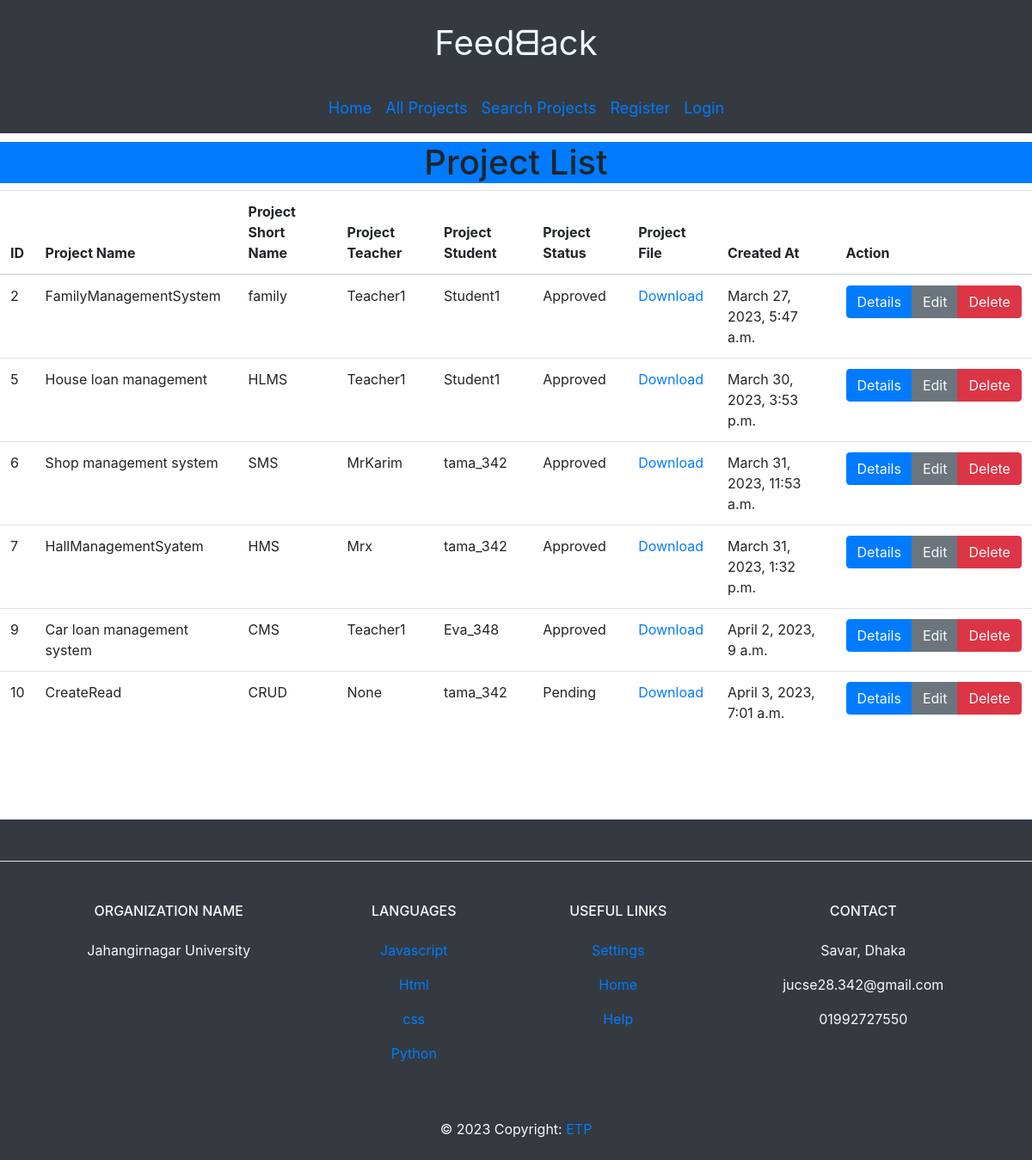
/project_list/, run on the app's committed database.
### Backend_Management_App/models.py (models this page shows)
class Project(models.Model):
    name = models.CharField(max_length=255)
    short_name = models.CharField(max_length=50, unique=True)
    description = models.TextField()
    file = models.FileField(upload_to='projects')
    approved = models.BooleanField(default=False)
    status_data = ((1, "APPROVED"), (2, "REJECTED"), (0, "PENDING"))
    status = models.CharField(default=0, choices=status_data, max_length=20)
    teacher = models.ForeignKey(User, on_delete=models.CASCADE, related_name='projects', null=True , limit_choices_to={'is_teacher': True})
    students = models.ForeignKey(User, on_delete=models.CASCADE, related_name='student_projects', blank=True)
    created_at = models.DateTimeField(auto_now_add=True)
    updated_at = models.DateTimeField(auto_now=True)

class User(AbstractUser):
    USER_TYPE_CHOICES = (
        ('teacher', 'Teacher'),
        ('student', 'Student'),
    )
    user_type = models.CharField(
        max_length=10,
        choices=USER_TYPE_CHOICES,
        blank=True,
        null=True,
    )
    groups = models.ManyToManyField(
        Group,
        verbose_name=_('groups'),
        blank=True,
        related_name='backend_management_users_groups',
        related_query_name='user',
        help_text=_('The groups this user belongs to. A user will get all permissions '
                    'granted to each of their groups.'),
    )
    user_permissions = models.ManyToManyField(
        Permission,
        verbose_name=_('user permissions'),
        blank=True,
        related_name='backend_management_users_permissions',
        related_query_name='user',
        help_text=_('Specific permissions for this user.'),
    )

### Backend_Management_App/views.py (the view)
# urls.py: path('project_list/', ProjectListView.as_view(), name='project_list'),
class ProjectListView(ListView):
    model = Project
    template_name = 'project_list.html'
    context_object_name = 'projects'

### templates/project_list.html (shortened to what this page needs)
{% extends 'base.html' %}
{% block content %}
<h1 class="text-center bg-primary">Project List</h1>
<table class="table">
  <thead>
    <tr>
      <th>ID</th>
      <th>Project Name</th>
      <th>Project Short Name</th>
      <th>Project Teacher</th>
      <th>Project Student</th>
      <th>Project Status</th>
      <th>Project File</th>
      <th>Created At</th>
      <th>Action</th>
    </tr>
  </thead>
  {% for project in projects %}
  <tr>
    <td>{{ project.id }}</td>
    <td>{{ project.name }}</td>
    <td>{{ project.short_name }}</td>
    <td>{{ project.teacher }}</td>
    <td>{{ project.students }}</td>
    <td>
      {% if project.status == "0" %}
      Pending
      {% elif project.status == "1" %}
      Approved
      {% endif %}
    </td>
    <td><a href="{{ project.file }}">Download</a></td>
    <td>{{ project.created_at }}</td>
    <td>
      <div class="btn-group" role="group">
        <button type="button" class="btn btn-primary"><a class="text-light"
            href="{% url 'project_detail' short_name=project.short_name %}">Details</a></button>
        <button type="button" class="btn btn-secondary"><a class="text-light"
            href="{% url 'edit_project' short_name=project.short_name %}">Edit</a></button>
        <button type="button" class="btn btn-danger"><a class="text-light"
            href="{% url 'delete_project' short_name=project.short_name %}">Delete</a></button>
      </div>
    </td>
  </tr>
  {% empty %}
  <tr>
    <td colspan="9">No projects found.</td>
  </tr>
  {% endfor %}
</table>
{% endblock %}

### templates/base.html (shortened to what this page needs)
<!DOCTYPE html>
<html lang="en">
<head>
    <link rel="stylesheet" href="https://maxcdn.bootstrapcdn.com/bootstrap/4.0.0/css/bootstrap.min.css">
</head>
<body>
    <header class="bg-dark" style="margin-bottom: 10px">
       <div class="text-center">
        <p style="text-align: center; padding-top: 20px; font-size: 40px; color: aliceblue;" >Feedᗺack</p>
      </div>
        <nav class="navbar navbar-expand-lg container ">
                <span class="navbar-toggler-icon"></span>
            <div class="collapse navbar-collapse justify-content-center" id="navbarNav" style=" font-size: 18px;">
                <ul class="navbar-nav" style="text-align: center;">
                    <li class="nav-item">
                        <a class="nav-link" href="{% url 'home' %}">Home</a>
                    </li>
                    <li class="nav-item">
                        <a class="nav-link" href="{% url 'project_list' %}">All Projects</a>
                    </li>
                    <li class="nav-item">
                        <a class="nav-link" href="{% url 'search_project' %}">Search Projects</a>
                    </li>
                    {% if user.is_authenticated %}
                    <li class="nav-item">
                      <a class="nav-link" href="{% url 'logout' %}">Logout</a>
                    </li>
                    <li class="nav-item" style="">
                        <p style="font-size: 20px; color:greenyellow ">{{ user.username }}</p>  <b style="color:white">you are a {{ user.user_type }}</b>
                    </li>
                    {% else %}
                <li class="nav-item"><a class="nav-link" href="{% url 'register' %}">Register</a></li>
                <li class="nav-item"><a class="nav-link" href="{% url 'login' %}">Login</a></li>
            {% endif %}
        </ul>
    </header>
    <main>
        {% block content %}{% endblock %}
    </main>
    <footer class="text-center text-lg-start bg-dark text-light" style="margin-top: 100px">
        <section class="d-flex justify-content-center justify-content-lg-between p-4 border-bottom">
        </section>
        <section class="">
          <div class="container text-center text-md-start mt-5">
            <div class="row mt-3">
              <div class="col-md-3 col-lg-4 col-xl-3 mx-auto mb-4">
                <h6 class="text-uppercase fw-bold mb-4">
                  Organization Name
                </h6>
                <p align="center">
                  Jahangirnagar University
                </p>
              </div>
              <div class="col-md-2 col-lg-2 col-xl-2 mx-auto mb-4">
                <h6 class="text-uppercase fw-bold mb-4">
                  Languages
                </h6>
                <p>
                  <a href="#!" class="text-reset">Javascript</a>
                </p>
                <p>
                  <a href="#!" class="text-reset">Html</a>
                </p>
                <p>
                  <a href="#!" class="text-reset">css</a>
                </p>
                  <p>
                  <a href="#" class="text-reset">Python</a>
                </p>
              </div>
              <div class="col-md-3 col-lg-2 col-xl-2 mx-auto mb-4">
                <h6 class="text-uppercase fw-bold mb-4">
                  Useful links
                </h6>
                <p>
                  <a href="#!" class="text-reset">Settings</a>
                </p>
                <p>
                  <a href="#!" class="text-reset">Home</a>
                </p>
                <p>
                  <a href="#!" class="text-reset">Help</a>
                </p>
              </div>
              <div class="col-md-4 col-lg-3 col-xl-3 mx-auto mb-md-0 mb-4">
                <h6 class="text-uppercase fw-bold mb-4">Contact</h6>
                <p> Savar, Dhaka</p>
                <p>
                  jucse28.342@gmail.com
                </p>
                <p> 01992727550</p>
              </div>
            </div>
          </div>
        </section>
        <div class="text-center p-4" style="background-color: rgba(0, 0, 0, 0.025);">
          © 2023 Copyright:
          <a class="text-reset fw-bold" href="#">ETP</a>
        </div>
      </footer>
</body>
</html>

### data on the page
Project: id "2", name "FamilyManagementSystem", short_name "family", teacher "Teacher1", students "Student1", status "Approved", created_at "March 27, 2023, 5:47 a.m."
Project: id "5", name "House loan management", short_name "HLMS", teacher "Teacher1", students "Student1", status "Approved", created_at "March 30, 2023, 3:53 p.m."
Project: id "6", name "Shop management system", short_name "SMS", teacher "MrKarim", students "tama_342", status "Approved", created_at "March 31, 2023, 11:53 a.m."
Project: id "7", name "HallManagementSyatem", short_name "HMS", teacher "Mrx", students "tama_342", status "Approved", created_at "March 31, 2023, 1:32 p.m."
Project: id "9", name "Car loan management system", short_name "CMS", teacher "Teacher1", students "Eva_348", status "Approved", created_at "April 2, 2023, 9 a.m."
Project: id "10", name "CreateRead", short_name "CRUD", teacher "None", students "tama_342", status "Pending", created_at "April 3, 2023, 7:01 a.m."
